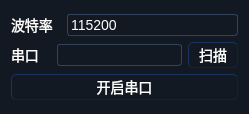
<?xml version="1.0" encoding="UTF-8"?>
<ui version="4.0">
 <class>Form</class>
 <widget class="QWidget" name="Form">
  <property name="geometry">
   <rect>
    <x>0</x>
    <y>0</y>
    <width>249</width>
    <height>114</height>
   </rect>
  </property>
  <property name="maximumSize">
   <size>
    <width>16777215</width>
    <height>150</height>
   </size>
  </property>
  <property name="windowTitle">
   <string>Form</string>
  </property>
  <property name="styleSheet">
   <string notr="true">*{   
  font-size:10.5pt;   
  color:white;   
  font-family:&quot;Microsoft YaHei UI&quot;;   
}
QMenuBar
{
    background: transparent;
    color: silver;
    
}

QMenuBar::item
{
    background: transparent;
    
}

QMenuBar::item:selected
{
    color: black;
	background-color: white;
;
}

QMenuBar::item:pressed
{
    border: 1px solid #3A3939;
    background-color: #78879b;
    color: black;
    margin-bottom:1px;
    padding-bottom:1px;
}

QMenu
{
    border: 1px solid #3A3939;
    color: silver;
    background-color: #010101;
    
}

QMenu::item
{
    padding: 2px 20px 2px 20px;
    
}

QMenu::item:selected
{
    color: black;
	background-color: white;
}
   
CallWidget QLineEdit#telEdt  
{   
  font-size:24px;   
}   
QMainWindow,QDialog{   
     background: qlineargradient(x1: 0, y1: 0, x2: 0, y2: 1,   
                                 stop: 0 #1B2534, stop: 0.4 #010101,   
                                 stop: 0.5 #000101, stop: 1.0 #1F2B3C);   
}   
QWidget{   
    background:#121922;   
}   
QLabel{   
   background:transparent;   
}   
DailForm QLineEdit#phoneLineEdt{   
  font-size:36px;   
  font-weight: bold;   
}   
QPushButton,QToolButton{   
    background: qlineargradient(x1: 0, y1: 0, x2: 0, y2: 1,   
                                 stop: 0 #080B10,   
                                 stop: 1.0 #212C3F);  
    border-style: outset;  
    border-width: 1px;   
    border-radius: 5px;   
    border-color: #11223F;   
    padding: 1px;   
	min-width: 2em;
}   
QPushButton::hover,QToolButton::hover{   
    background: qlineargradient(x1: 0, y1: 0, x2: 0, y2: 1,   
                                 stop: 0 #080B10,   
                                 stop: 1.0 #313C4F); 
    border-color: #5D8B9E;  
	
}   
QPushButton::pressed,QToolButton::pressed{   
    background: qlineargradient(x1: 0, y1: 0, x2: 0, y2: 1,   
                                 stop: 0 #080B10,   
                                 stop: 1.0 #717C8F); 
	color: white;
    border-color: #5D8B9E;   
}   
QPushButton::disabled,QToolButton::disabled{   
    background: rgb(10, 10,10);
    border-color: #0A1320;   
    color:#6A6864;   
}   
QDialog QPushButton,QDialog QToolButton{   
  min-width:30px;   
  min-height:23px;   
}   
QToolButton[objectName=&quot;minimizeToolBtn&quot;] {   
    background: transparent;   
    border:none;   
    /*image:url(qss/minimize.png)*/
}   
QToolButton[objectName=&quot;minimizeToolBtn&quot;]:hover,QToolButton[objectName=&quot;minimizeToolBtn&quot;]:pressed {   
    /*image:url(qss/minimize_hover.png)*/   
}   
QToolButton[objectName=&quot;maximizeToolBtn&quot;] {   
    background: transparent;   
    border:none;   
    /*image:url(qss/maximize.png)*/   
}   
QToolButton[objectName=&quot;maximizeToolBtn&quot;]:hover,QToolButton[objectName=&quot;maximizeToolBtn&quot;]:pressed {   
    /*image:url(qss/maximize_hover.png)*/   
}   
QToolButton[objectName=&quot;closeToolBtn&quot;],QToolButton[objectName=&quot;customCloseWindow&quot;] {   
    background: transparent;   
    border:none;   
    /*image:url(qss/close.png)*/   
}   
QToolButton[objectName=&quot;closeToolBtn&quot;]:hover,QToolButton[objectName=&quot;closeToolBtn&quot;]:pressed{   
    /*image:url(qss/close_hover.png)*/   
}   
QToolButton[objectName=&quot;customCloseWindow&quot;]:hover,QToolButton[objectName=&quot;customCloseWindow&quot;]:pressed{   
    /*image:url(qss/close_hover.png)*/   
}   
QToolButton[objectName=&quot;titleSetUpToolBtn&quot;]{   
    background: transparent;   
    border:none;   
    /*image:url(qss/setup.png)*/   
}   
DailForm QToolButton#oneToolBtn,QToolButton#OneToolBtn,QToolButton#twoToolBtn,QToolButton#threeToolBtn,   
         QToolButton#fourToolBtn,QToolButton#fiveToolBtn,QToolButton#sixToolBtn,   
         QToolButton#sevenToolBtn,QToolButton#eightToolBtn,QToolButton#nineToolBtn,   
         QToolButton#starToolBtn,QToolButton#zeroToolBtn,QToolButton#sharpToolBtn {   
    font-size:36px;   
    border-radius: 10px;   
}   
DailForm QToolButton#delToolBtn{   
    border-radius: 10px;   
}   
QFrame{   
    border-color:#32435E;   
    border-width:1px;   
    border-radius: 3px;   
}   
QLineEdit,QTextEdit {   
    border: 1px solid #32435E;   
    border-radius: 3px;   
    /* padding: 0 8px; */  
    background: qlineargradient(x1: 0, y1: 0, x2: 0, y2: 1,   
                                 stop: 0 #080B10,   
                                 stop: 1.0 #212C3F);   
    selection-background-color: #0A246A;   
}   
QLineEdit::hover{   
  border-color:#5D8B9E;   
}   
QLineEdit[echoMode=&quot;3&quot;] {   
     lineedit-password-character: 9679;   
}   
#QLineEdit:read-only {   
     background: #543F7C;   
}   
QTabWidget::pane { /* The tab widget frame */  
     border: 1px solid #ffffff;   
     position: absolute;    
}   
QTabWidget#MainTabWidget::tab-bar {   
     left: -3px; /* move to the right by 5px */  
}   
QTabWidget#MainTabWidget QTabBar::tab {   
     height: 14ex;   
     width: 14ex;   
}   
QTabBar::tab {   
    background: qlineargradient(x1: 0, y1: 0, x2: 0, y2: 1,   
                                 stop: 0 #080B10,   
                                 stop: 1.0 #212C3F);  
}   
QTabBar::tab:selected{   
     background: qlineargradient(x1: 0, y1: 0, x2: 0, y2: 1,   
                                 stop: 0 #080B10,   
                                 stop: 1.0 #717C8F); 
	
}   
QTabBar::tab:hover {   
     background: qlineargradient(x1: 0, y1: 0, x2: 0, y2: 1,   
                                 stop: 0 #080B10,   
                                 stop: 1.0 #313C4F); 
    
}
QTabBar::tab:pressed{   
    background: qlineargradient(x1: 0, y1: 0, x2: 0, y2: 1,   
                                 stop: 0 #080B10,   
                                 stop: 1.0 #717C8F); 
	color: white;
    border-color: #5D8B9E;   
}     
#QTabBar::tab:selected {   
     border-color: #32435E;   
     border-right-color: #32435E; /* same as pane color */  
}   
#QTabBar::tab:!selected {   
     margin-left: 2px; /* make non-selected tabs look smaller */  
}   
#QTabBar:tab:first:selected {   
    margin-top: 0;   
}   
QTabBar:tab:last:selected {   
    margin-right: 0;   
}   
QTabBar:tab:only-one {   
     margin: 0;   
}   
QListWidget{   
    border: 1px solid #32435E;   
    background:#050609;   
}   
QListWidget::item:selected {   
     /*border: 0px solid #33CCFF;*/  
     border:none;   
     background: qlineargradient(x1: 0, y1: 0, x2: 0, y2: 1,   
                                 stop: 0 #6A848C,  stop: 1.0 #0F9EAF);   
     padding:0px;   
     margin:0px;   
}   
#QListWidget::item:selected:!active {   
     border-width: 0px ;   
}   
#QListWidget::item:selected:active {   
     border-width: 1px;   
}   
  
QComboBox {   
     border: 1px solid #32435E;   
     border-radius: 3px;   
     padding: 1px 18px 1px 3px;   
     min-width: 6em;   
}   
QComboBox::hover{   
  border-color:#5D8B9E;   
}   
QComboBox:editable {   
     background: qlineargradient(x1: 0, y1: 0, x2: 0, y2: 1,   
                                 stop: 0 #080B10,   
                                 stop: 1.0 #212C3F);   
}   
QComboBox:!editable, QComboBox::drop-down:editable {   
      background: qlineargradient(x1: 0, y1: 0, x2: 0, y2: 1,   
                                 stop: 0 #080B10,   
                                 stop: 1.0 #212C3F);   
}   
/* QComboBox gets the &quot;on&quot; state when the popup is open */  
QComboBox:!editable:on, QComboBox::drop-down:editable:on {   
     background: qlineargradient(x1: 0, y1: 0, x2: 0, y2: 1,   
                                 stop: 0 #080B10,   
                                 stop: 1.0 #212C3F);;   
}   
QComboBox:on { /* shift the text when the popup opens */  
     padding-top: 3px;   
     padding-left: 4px;   
}   
QComboBox::drop-down {   
     subcontrol-origin: padding;   
     subcontrol-position: top right;   
     width: 15px;   
     border-left-width: 1px;   
     border-left-color: 32435E;   
     border-left-style: solid; /* just a single line */  
     border-top-right-radius: 3px; /* same radius as the QComboBox */  
     border-bottom-right-radius: 3px;   
}   
QComboBox::down-arrow {   
     /*image: url(qss/downarrow.png);*/ 
	 
}   
QComboBox::down-arrow:on { /* shift the arrow when popup is open */  
     top: 1px;   
     left: 1px;   
}   
QComboBox QAbstractItemView {   
     border: 2px solid #32435E;   
     selection-background-color: qlineargradient(x1: 0, y1: 0, x2: 0, y2: 1,   
                                 stop: 0 #506B79,   
                                 stop: 1.0 #0D95A6);   
    background: qlineargradient(x1: 0, y1: 0, x2: 0, y2: 1,   
                                 stop: 0 #1B2534, stop: 0.4 #010101,   
                                 stop: 0.5 #000101, stop: 1.0 #1F2B3C);   
} </string>
  </property>
  <layout class="QGridLayout" name="gridLayout">
   <item row="0" column="0">
    <layout class="QVBoxLayout" name="verticalLayout_4">
     <item>
      <layout class="QHBoxLayout" name="horizontalLayout_16">
       <item>
        <widget class="QLabel" name="label32_11">
         <property name="maximumSize">
          <size>
           <width>50</width>
           <height>16777215</height>
          </size>
         </property>
         <property name="font">
          <font>
           <family>Microsoft YaHei UI</family>
           <pointsize>11</pointsize>
          </font>
         </property>
         <property name="text">
          <string>波特率</string>
         </property>
        </widget>
       </item>
       <item>
        <widget class="QComboBox" name="comboBox_baudrate">
         <property name="font">
          <font>
           <family>Microsoft YaHei UI</family>
           <pointsize>11</pointsize>
          </font>
         </property>
         <item>
          <property name="text">
           <string>115200</string>
          </property>
         </item>
         <item>
          <property name="text">
           <string>57600</string>
          </property>
         </item>
         <item>
          <property name="text">
           <string>19200</string>
          </property>
         </item>
         <item>
          <property name="text">
           <string>9600</string>
          </property>
         </item>
        </widget>
       </item>
      </layout>
     </item>
     <item>
      <layout class="QHBoxLayout" name="horizontalLayout_18">
       <item>
        <widget class="QLabel" name="label_242">
         <property name="maximumSize">
          <size>
           <width>40</width>
           <height>16777215</height>
          </size>
         </property>
         <property name="font">
          <font>
           <family>Microsoft YaHei UI</family>
           <pointsize>11</pointsize>
          </font>
         </property>
         <property name="text">
          <string>串口</string>
         </property>
        </widget>
       </item>
       <item>
        <widget class="QComboBox" name="comboBox_com">
         <property name="maximumSize">
          <size>
           <width>16777215</width>
           <height>16777215</height>
          </size>
         </property>
         <property name="font">
          <font>
           <family>Microsoft YaHei UI</family>
           <pointsize>11</pointsize>
          </font>
         </property>
        </widget>
       </item>
       <item>
        <widget class="QPushButton" name="pushButton_com">
         <property name="maximumSize">
          <size>
           <width>50</width>
           <height>16777215</height>
          </size>
         </property>
         <property name="font">
          <font>
           <family>Microsoft YaHei UI</family>
           <pointsize>11</pointsize>
          </font>
         </property>
         <property name="text">
          <string>扫描</string>
         </property>
        </widget>
       </item>
      </layout>
     </item>
     <item>
      <layout class="QHBoxLayout" name="horizontalLayout_19">
       <item>
        <widget class="QPushButton" name="pushButton_collect">
         <property name="font">
          <font>
           <family>Microsoft YaHei UI</family>
           <pointsize>11</pointsize>
          </font>
         </property>
         <property name="text">
          <string>开启串口</string>
         </property>
        </widget>
       </item>
      </layout>
     </item>
    </layout>
   </item>
  </layout>
 </widget>
 <resources/>
 <connections/>
</ui>
